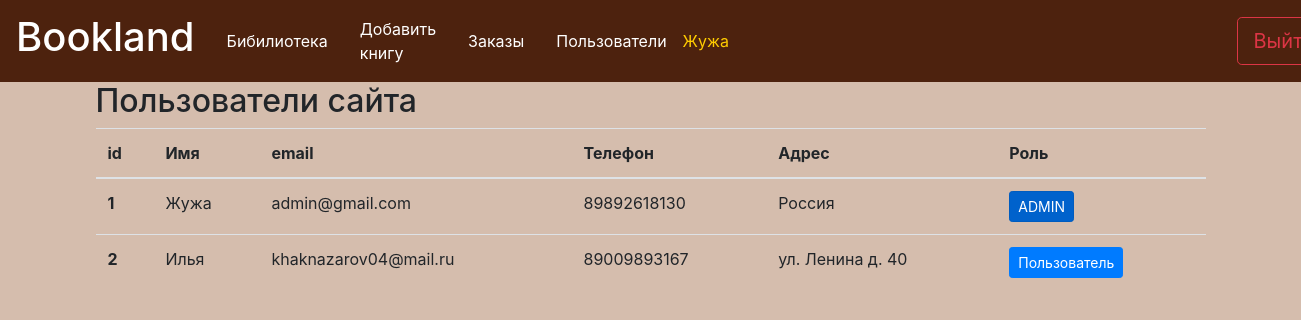
/list-user (signed in), run on the app's committed database.
### data/users.py (models this page shows, shortened)
class User(SqlAlchemyBase, UserMixin):
    __tablename__ = 'users'
    id = sqlalchemy.Column(sqlalchemy.Integer, primary_key=True, autoincrement=True)
    name = sqlalchemy.Column(sqlalchemy.String, nullable=True)
    role = sqlalchemy.Column(sqlalchemy.String, nullable=True)
    address = sqlalchemy.Column(sqlalchemy.String, nullable=True)
    telephone = sqlalchemy.Column(sqlalchemy.String, nullable=True)
    email = sqlalchemy.Column(sqlalchemy.String, index=True, unique=True, nullable=True)
    hashed_password = sqlalchemy.Column(sqlalchemy.String, nullable=True)
    modifed_date = sqlalchemy.Column(sqlalchemy.DateTime, default=datetime.datetime.now)

### main.py (the view)
@app.route('/list-user')
@login_required                       # Функция чтобы смотреть список пользователей
def list_user():
    db_sess = db_session.create_session()
    users = db_sess.query(User).all()
    return render_template('list_user.html', users=users, title='Пользователи')

### data/db_session.py (called while the page is built)
def create_session() -> Session:
    global __factory
    return __factory()

### main.py (called while the page is built)
@login_manager.user_loader
def load_user(user_id):  # Авторизация пользователя
    db_sess = db_session.create_session()
    return db_sess.query(User).get(user_id)

### templates/list_user.html (shortened to what this page needs)
{% extends "base.html" %}
{% block content %}
{% if current_user.is_authenticated and current_user.role == 'manager' %}
    <h2>Пользователи сайта</h2>
<table class="table">
  <thead>
    <tr>
      <th scope="col">id</th>
      <th scope="col">Имя</th>
      <th scope="col">email</th>
      <th scope="col">Телефон</th>
      <th scope="col">Адрес</th>
      <th scope="col">Роль</th>
    </tr>
  </thead>
  <tbody>
  {% for user in users %}
    <tr>
      <th scope="row">{{ user.id }}</th>
      <td>{{ user.name }}</td>
      <td>{{ user.email }}</td>
      <td>{{ user.telephone }}</td>
      <td>{{ user.address }}</td>
      <td>
          {% if user.role %}
            <a href="manager-{{ user.id }}" class="btn btn-primary btn-sm active">ADMIN</a></td>
          {% else %}
            <a href="manager-{{ user.id }}" class="btn btn-primary btn-sm">Пользователь</a></td>
          {% endif %}
    </tr>
  {% endfor %}
  </tbody>
</table>
{% endif %}
{% endblock %}

### templates/base.html (shortened to what this page needs)
<!DOCTYPE html>
<html lang="en">
<head>
    <link rel="stylesheet" href="https://stackpath.bootstrapcdn.com/bootstrap/4.4.1/css/bootstrap.min.css"
>
    <link rel="stylesheet" type="text/css" href="../static/css/style.css"/>
</head>
<body style="background-color: #D5BDAD">
<header>
    <nav class="navbar navbar-expand navbar-dark" style="background-color: #4D220E;">
            <a class="navbar-brand" href="/"><h1>Bookland</h1></a>
            <a class="nav-link" href="/">Бибилиотека</a>
            {% if current_user.is_authenticated %}
                {% if current_user.role == "manager" %}
                    <a href="/add-product" class="nav-link">Добавить книгу</a>
                    <a class="nav-link" href="/orders">Заказы</a>
                    <a class="nav-link" href="list-user">Пользователи</a>
                {% else %}
                    <a class="nav-link" href="/basket">Корзина</a>
                {% endif %}
            <a href="/edituser" class="user-name">{{ current_user.name }}</a>
            <a href="/logout" style="margin-left: 40%" class="btn btn-outline-danger btn-lg" role="button">Выйти</a>
            {% else %}
                <a class="nav-link" href="/basket">Корзина</a>
                <div style="margin-left: 50%">
                <a href="/register" class="btn btn-success btn-lg" role="button">Зарегистрироваться</a>
                <a href="/login" class="btn btn-primary btn-lg" role="button">Войти</a>
                </div>
            {% endif %}
    </nav>
</header>
<main role="main" class="container">
    {% block content %}{% endblock %}
</main>
</body>
</html>

### static/css/style.css (style rules this page uses)
nav a { color: #fff; }
.user-name { color: #FFCC00; }

### data on the page
User: name "Жужа", id "1", email "admin@gmail.com", telephone "89892618130", address "Россия"
User: id "2", name "Илья", email "khaknazarov04@mail.ru", telephone "89009893167", address "ул. Ленина д. 40"
